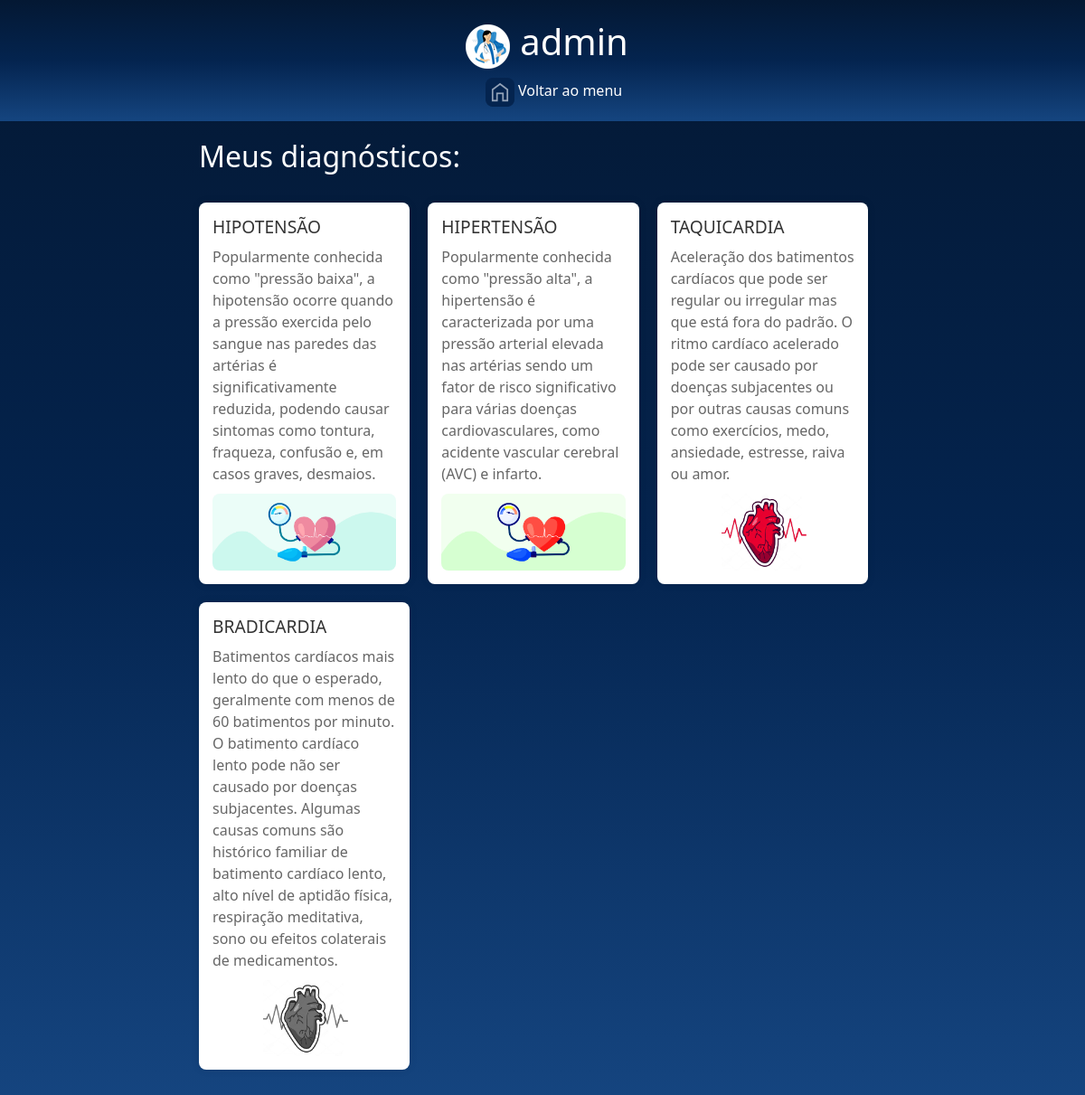
The app's page /perfil/admin/ (signed in) with its own data.
### monitoramento/models.py (models this page shows, shortened)
class Fotografia(models.Model):
    OPCOES_CATEGORIA = [
        ("HIPERTENSÃO","Hipertensão"),
        ("HIPOTENSÃO","Hipotensão"),
        ("BRADICARDIA","Bradicardia"),
        ("TAQUICARDIA","Taquicardia"),
    ]
    nome = models.CharField(max_length=100, null=False, blank=False)
    legenda = models.CharField(max_length=150, null=False, blank=False)
    categoria = models.CharField(max_length=100, choices=OPCOES_CATEGORIA, default='')
    descricao = models.TextField(null=False, blank=False)
    foto = models.ImageField(upload_to="fotos/", blank=True)
    publicada = models.BooleanField(default=False)
    usuario = models.ForeignKey(
        to=User,
        on_delete=models.SET_NULL,
        null=True,
        blank=False,
        related_name='user'
    )

### monitoramento/views.py (the view)
# urls.py: path('perfil/<str:username>/', perfil_usuario, name='perfil_usuario'),
def perfil_usuario(request, username):
    if not request.user.is_authenticated:
        messages.error(request, 'Usuário não logado')
        return redirect('login')
    usuario = get_object_or_404(User, username=username)
    fotografias = Fotografia.objects.filter(usuario=usuario)
    return render(request, 'monitoramento/perfil_usuario.html', {
        'usuario': usuario,
        'fotografias': fotografias,
})

### templates/monitoramento/perfil_usuario.html (shortened to what this page needs)
{% load static %}
<!DOCTYPE html>
<html lang="en">
<head>
    <link rel="stylesheet" href="{% static '/styles/style-perfil.css' %}">
    <link href="https://cdn.jsdelivr.net/npm/bootstrap@5.2.2/dist/css/bootstrap.min.css" rel="stylesheet">
</head>
<body>
    <header>
        <div class="perfil-medico">
            <a class="medico"><img src="{% static '/assets/imagens/monitoramento/medico6.png' %}"></a>
            <h1 class="medico">{{ usuario.username }}</h1>
        </div>
        <div class="voltar">
            <a href="{% url 'index' %}"><img src="{% static '/assets/ícones/1x/Home - inativo.png' %}"> Voltar ao menu</a>
        </div>
    </header>
    <main>
        <section>
            <h2 class="perfil__titulo">Meus diagnósticos: </h2>
            <br>
            {% if fotografias %}
            <div class="galeria">
                {% for fotografia in fotografias %}
                <div class="fotografia">
                    <a href="{% url 'imagem' fotografia.id %}"><h3>{{ fotografia.nome }}</h3></a>
                    <a href="{% url 'imagem' fotografia.id %}"><p>{{ fotografia.descricao }}</p></a>
                    {% if fotografia.foto %}
                    <a href="{% url 'imagem' fotografia.id %}"> <img src="{{ fotografia.foto.url }}" alt="{{ fotografia.nome }}"> </a>
                    {% endif %}
                </div>
                {% endfor %}
            </div>
            {% else %}
            <p>{{ usuario.username }} não possui fotografias publicadas.</p>
            {% endif %}
        </section>
    </main>
</body>
</html>

### setup/static/styles/style-perfil.css (style rules this page uses)
body { font-family: Arial, sans-serif; margin: 0; padding: 0; background: linear-gradient(#041833,#04244F,#154580); }
header { background: linear-gradient(#041833,#04244F,#154580); color: white; text-align: center; padding: 1em 0; }
header h1 { margin: 0; }
header a { color: white; text-decoration: none; font-size: 1em; margin-top: 10px; display: inline-block; }
main { padding: 20px; max-width: 800px; margin: 0 auto; }
section { margin-bottom: 20px; }
.galeria { display: flex; flex-wrap: wrap; gap: 20px; }
.fotografia { background-color: white; border-radius: 8px; box-shadow: 0 0 10px rgba(0,0,0,0.1); padding: 15px; width: calc(33.333% - 20px); box-sizing: border-box; }
.fotografia img { max-width: 100%; border-radius: 8px; }
.fotografia h3 { margin-top: 0; font-size: 1.2em; color: #333; }
.fotografia p { margin: 10px 0; color: #666; }

### templates/monitoramento/perfil_usuario.html (style rules this page uses)
.perfil-medico { display: flex; justify-content: center; align-items: center; text-align: center; }
.perfil__titulo { color:white; }
.medico { margin-left: 10px; }
.voltar { margin-left: 25px; }
a { text-decoration: none; color: inherit; }

### records on screen
Fotografia: nome "HIPOTENSÃO", descricao "Popularmente conhecida como \"pressão baixa\", a hipotensão ocorre quando a pressão exercida pelo sangue nas paredes das artérias é significativamente reduzida, podendo causar sintomas como tontura, fraqueza, confusão e, em casos graves, desmaios.", foto (picture)
Fotografia: nome "HIPERTENSÃO", descricao "Popularmente conhecida como \"pressão alta\", a hipertensão é caracterizada por uma pressão arterial elevada nas artérias sendo um fator de risco significativo para várias doenças cardiovasculares, como acidente vascular cerebral (AVC) e infarto.", foto (picture)
Fotografia: nome "TAQUICARDIA", descricao "Aceleração dos batimentos cardíacos que pode ser regular ou irregular mas que está fora do padrão. O ritmo cardíaco acelerado pode ser causado por doenças subjacentes ou por outras causas comuns como exercícios, medo, ansiedade, estresse, raiva ou amor.", foto (picture)
Fotografia: nome "BRADICARDIA", descricao "Batimentos cardíacos mais lento do que o esperado, geralmente com menos de 60 batimentos por minuto. O batimento cardíaco lento pode não ser causado por doenças subjacentes. Algumas causas comuns são histórico familiar de batimento cardíaco lento, alto nível de aptidão física, respiração meditativa, sono ou efeitos colaterais de medicamentos.", foto (picture)

### other values on screen
{{ usuario.username }} "admin"
